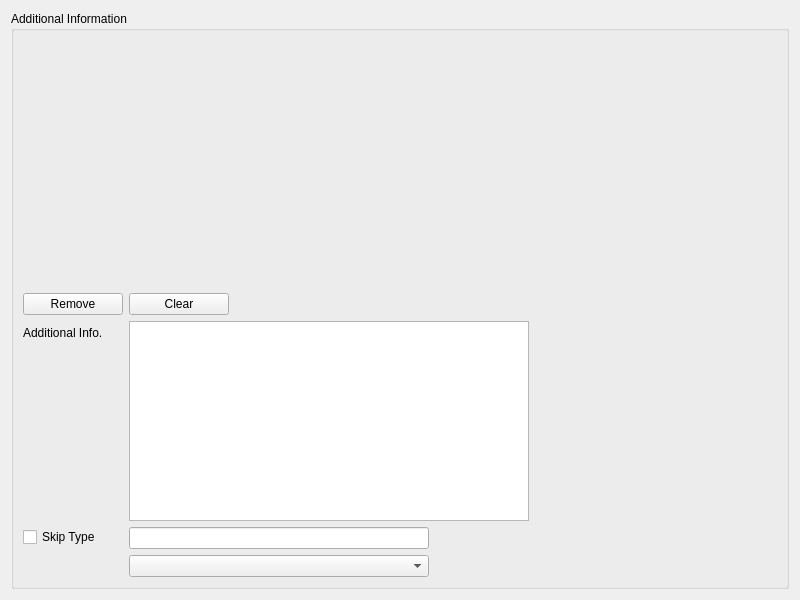
<?xml version="1.0" encoding="UTF-8"?>
<ui version="4.0">
 <class>additional_info</class>
 <widget class="QWidget" name="additional_info">
  <property name="geometry">
   <rect>
    <x>0</x>
    <y>0</y>
    <width>800</width>
    <height>600</height>
   </rect>
  </property>
  <property name="minimumSize">
   <size>
    <width>400</width>
    <height>100</height>
   </size>
  </property>
  <property name="windowTitle">
   <string>ResumeBuilder</string>
  </property>
  <layout class="QGridLayout" name="gridLayout_2">
   <item row="0" column="0">
    <layout class="QGridLayout" name="gridLayout">
     <item row="0" column="0">
      <widget class="QGroupBox" name="groupBox">
       <property name="minimumSize">
        <size>
         <width>400</width>
         <height>250</height>
        </size>
       </property>
       <property name="maximumSize">
        <size>
         <width>16777215</width>
         <height>16777215</height>
        </size>
       </property>
       <property name="title">
        <string>Additional Information</string>
       </property>
       <layout class="QFormLayout" name="formLayout_2">
        <item row="0" column="0">
         <layout class="QFormLayout" name="formLayout"/>
        </item>
        <item row="1" column="0">
         <widget class="QPushButton" name="pushButton">
          <property name="minimumSize">
           <size>
            <width>100</width>
            <height>0</height>
           </size>
          </property>
          <property name="maximumSize">
           <size>
            <width>100</width>
            <height>16777215</height>
           </size>
          </property>
          <property name="text">
           <string>Remove</string>
          </property>
         </widget>
        </item>
        <item row="1" column="1">
         <widget class="QPushButton" name="pushButton_2">
          <property name="minimumSize">
           <size>
            <width>100</width>
            <height>0</height>
           </size>
          </property>
          <property name="maximumSize">
           <size>
            <width>100</width>
            <height>16777215</height>
           </size>
          </property>
          <property name="text">
           <string>Clear</string>
          </property>
         </widget>
        </item>
        <item row="2" column="0">
         <widget class="QLabel" name="label">
          <property name="text">
           <string>Additional Info.</string>
          </property>
         </widget>
        </item>
        <item row="3" column="1">
         <widget class="QLineEdit" name="ai_type_edit">
          <property name="maximumSize">
           <size>
            <width>300</width>
            <height>16777215</height>
           </size>
          </property>
         </widget>
        </item>
        <item row="3" column="0">
         <widget class="QCheckBox" name="skip_type">
          <property name="text">
           <string>Skip Type</string>
          </property>
         </widget>
        </item>
        <item row="4" column="1">
         <widget class="QComboBox" name="ai_type">
          <property name="maximumSize">
           <size>
            <width>300</width>
            <height>16777215</height>
           </size>
          </property>
         </widget>
        </item>
        <item row="2" column="1">
         <widget class="QTextEdit" name="line">
          <property name="maximumSize">
           <size>
            <width>400</width>
            <height>200</height>
           </size>
          </property>
         </widget>
        </item>
       </layout>
      </widget>
     </item>
    </layout>
   </item>
  </layout>
 </widget>
 <resources/>
 <connections/>
</ui>
